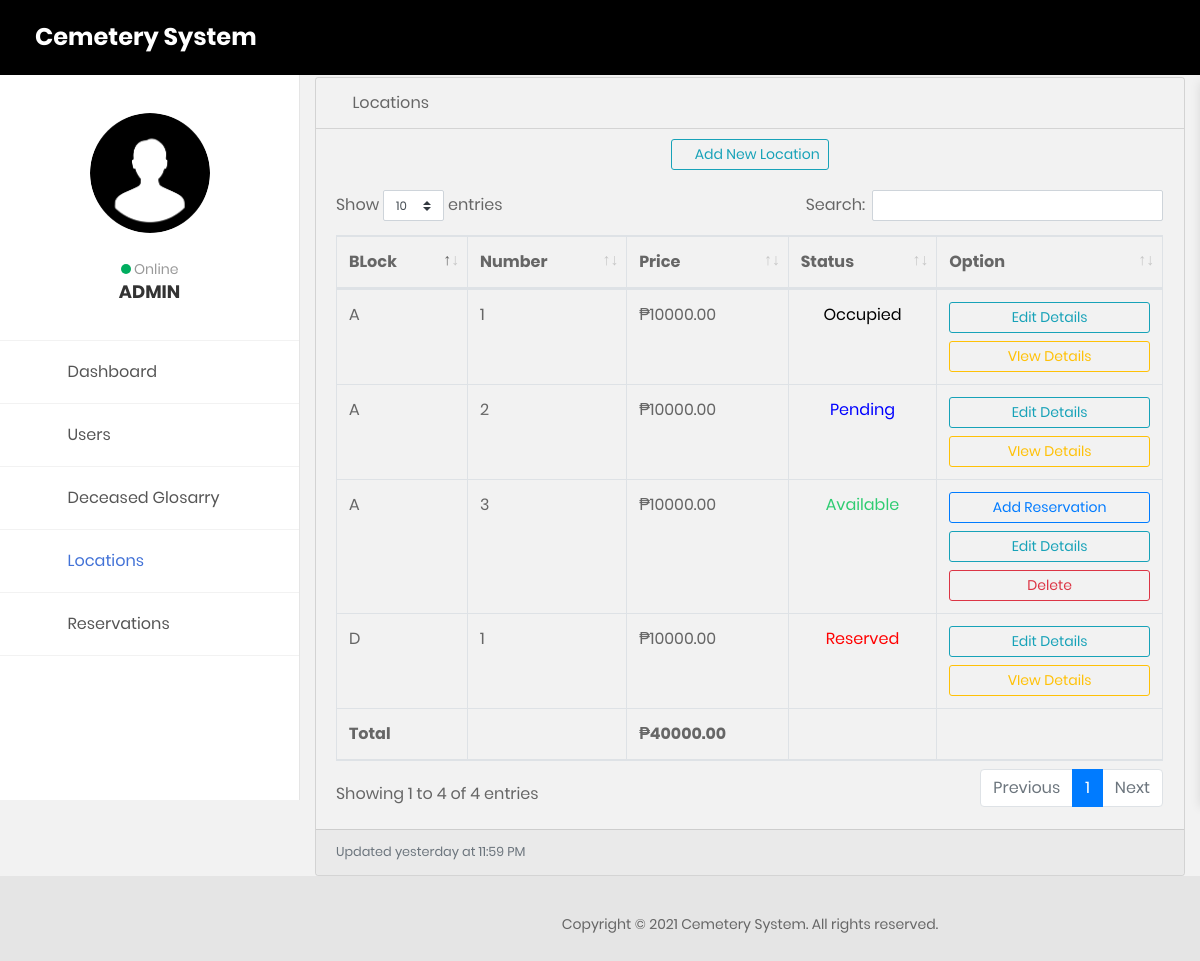
The page /admin/location.php (signed in) on the database its author committed.
### tables this page shows
CREATE TABLE `location` (
  `loc_id` int(11) NOT NULL,
  `block` text NOT NULL,
  `number` text NOT NULL,
  `price` float(10,2) NOT NULL,
  `status` text NOT NULL
);

### admin/location.php (the view, shortened to what this page needs)
<?php
  include('../functions/functions.php');
  $sql2 = "SELECT sum(price) AS total FROM location";
  $stmt2 = $db->query($sql2);
  $row1 = $stmt2->fetch_assoc();
?>
<!DOCTYPE html>
<html lang="en">
<head>
    <link href="css/font-face.css" rel="stylesheet" media="all">
    <link href="vendor/font-awesome-4.7/css/font-awesome.min.css" rel="stylesheet" media="all">
    <link href="vendor/font-awesome-5/css/fontawesome-all.min.css" rel="stylesheet" media="all">
    <link href="vendor/mdi-font/css/material-design-iconic-font.min.css" rel="stylesheet" media="all">
    <link href="vendor/bootstrap-4.1/bootstrap.min.css" rel="stylesheet" media="all">
    <link href="vendor/animsition/animsition.min.css" rel="stylesheet" media="all">
    <link href="vendor/bootstrap-progressbar/bootstrap-progressbar-3.3.4.min.css" rel="stylesheet" media="all">
    <link href="vendor/wow/animate.css" rel="stylesheet" media="all">
    <link href="vendor/css-hamburgers/hamburgers.min.css" rel="stylesheet" media="all">
    <link href="vendor/slick/slick.css" rel="stylesheet" media="all">
    <link href="vendor/select2/select2.min.css" rel="stylesheet" media="all">
    <link href="vendor/perfect-scrollbar/perfect-scrollbar.css" rel="stylesheet" media="all">
    <link href="vendor/vector-map/jqvmap.min.css" rel="stylesheet" media="all">
    <link href="css/theme.css" rel="stylesheet" media="all">
    <link href="css/badge2.css" rel="stylesheet" media="all">
    <link href="css/spanbadge.css" rel="stylesheet" media="all">
    <link href="../assets/vendor/datatables/dataTables.bootstrap4.css" rel="stylesheet">
</head>
<body class="animsition">
    <div class="page-wrapper">
        <aside class="menu-sidebar2">
            <div class="logo" style="background: black;">
                <a href="adminPanel.php">
                     <h3 class="name text-white">Cemetery System</h3>
                </a>
            </div>
            <div class="menu-sidebar2__content js-scrollbar1">
                <div class="account2">
                    <div class="image img-cir img-120">
                        <?php if($_SESSION['user']['photo'] != ""): ?>
                            <img src="../assets/images/<?php echo $_SESSION['user']['photo']; ?>"/>
                        <?php else: ?>
                            <img src="../assets/images/profile.png"/>
                        <?php endif; ?>
                    </div>
                    <a href="#" style="pointer-events: none;"><span class="dot dot--green"></span> Online</a>
                    <h4>ADMIN</h4>
                </div>
                <nav class="navbar-sidebar2">
                    <ul class="list-unstyled navbar__list">
                        <li>
                            <a href="adminPanel.php">
                            <i class="fas fa-tachometer-alt"></i>Dashboard</a>
                        </li>
                        <li class="has-sub">
                                <a class="js-arrow" href="#">
                                    <i class="fas fa-user-circle"></i>Users
                                    <span class="arrow">
                                        <i class="fas fa-angle-down"></i>
                                    </span>
                                </a>
                        </li>
                        <li>
                            <a href="deceasedGlosarry.php">
                            <i class="fas fa-book"></i>Deceased Glosarry</a>
                        </li>
                        <li class="active">
                            <a href="location.php">
                            <i class="fas fa-map-marker-alt"></i>Locations</a>
                        </li>
                        <li class="has-sub">
                                <a class="js-arrow" href="#">
                                    <i class="fas fa-table"></i>Reservations
                                    <span class="arrow">
                                        <i class="fas fa-angle-down"></i>
                                    </span>
                                </a>
                        </li>
                    </ul>
                </nav>
            </div>
        </aside>
        <div class="page-container2">
            <header class="header-desktop2" style="background: black">
                <div class="section__content section__content--p30">
                    <div class="container-fluid">
                        <div class="header-wrap2">
                            <div class="header-button2">
                                <div class="header-button-item js-item-menu">
                                     <i class="zmdi zmdi-email"></i>
                                </div>
                               <div class="header-button-item mr-0 js-sidebar-btn">
                                    <i class="zmdi zmdi-menu"></i>
                                </div>
                            </div>
                        </div>
                    </div>
                </div>
            </header>
            <section class="statistic">
            	<div class="container-fluid" style="margin-top: 20px; background: transparent;">
              <div class="card mb-3" style="background: transparent;">
                    <div class="card-header" style="background: transparent;">
                      <i class="fas fa-map-marker-alt"></i> Locations</div>
                      <center>
                          <a style="margin-top: 10px;" href="#" class="btn-sm btn btn-outline-info" data-toggle="modal" data-target="#staticModal"><i class="fas fa-plus"></i> Add New Location</a>
                      </center>
                    <div class="card-body" style="background: transparent;">
                      <div class="table-responsive" style="background: transparent;">
                        <?php
                          $query = "SELECT * FROM location ORDER BY `block` ASC";
                          $result = mysqli_query($db,$query);
                        ?>
                        <table class="table table-bordered" id="dataTable" width="100%" cellspacing="0" style="background: transparent;">
                          <thead>
                            <tr>
                              <th>BLock</th>
                              <th>Number</th>
                               <th>Price</th>
                              <th>Status</th>
                              <th>Option</th>
                            </tr>
                          </thead>
                          <tfoot>
                            <tr>
                              <th>Total</th>
                              <th></th>
                               <th>&#8369;<?php echo $row1["total"]; ?></th>
                              <th></th>
                              <th></th>
                            </tr>
                          </tfoot>
                          <tbody>
                            <?php
                            if($result){
                              while($res = mysqli_fetch_array($result)) {
                                echo "<tr>";
                                  echo "<td>".$res['block']."</td>";
                                  echo "<td>".$res['number']."</td>";
                                  echo "<td>&#8369;".$res['price']."</td>";
                                  if ($res['status']=='available') {
                                          echo "<td>
                                               <center>
                                                 <span style=\"color: #2ecc71; pointer-events: none;\">Available</span>
                                                </center>
                                              </td>";
                                          }else if ($res['status']=='occupied') {
                                            echo "<td>
                                               <center>
                                               <span style=\"color: black; pointer-events: none;\">Occupied</span>
                                               </center>
                                              </td>";
                                          }else if ($res['status']=='pending') {
                                            echo "<td>
                                               <center>
                                               <span style=\"color: blue; pointer-events: none\">Pending</span>
                                               </center>
                                              </td>";
                                          }else{
                                             echo "<td>
                                               <center>
                                               <span style=\"color: red; pointer-events: none\">Reserved</span>
                                               </center>
                                              </td>";
                                          }
                                        if ($res['status']=='available') {
                                            echo "<td>
                                                 <a class=\"btn btn-sm btn-outline-primary btn-block\" href=\"viewUser.php\">Add Reservation</a>
                                                  <a class=\"btn btn-sm btn-outline-info btn-block\" href=\"editLoc.php?loc_id=$res[loc_id]\">Edit Details</a>
                                                 <a class=\"btn btn-sm btn-outline-danger btn-block\" href=\"deleteLocation.php?loc_id=$res[loc_id]\" onClick=\"return confirm('Are you sure that you want to delete this location details?' )\">Delete</a>
                                              </td>";
                                          }else{
                                             echo "<td>
                                               <a class=\"btn btn-sm btn-outline-info btn-block\" href=\"editLoc.php?loc_id=$res[loc_id]\">Edit Details</a>
                                                 <a class=\"btn btn-sm btn-outline-warning btn-block\" href=\"viewLocDetails.php?loc_id=$res[loc_id]\">VIew Details</a>
                                              </td>";
                                          }
                                 echo "</tr>";
                              }
                            }?>
                          </tbody>
                        </table>
                      </div>
                    </div>
                    <div class="card-footer small text-muted">Updated yesterday at 11:59 PM</div>
                  </div>
              </div>
            </section>
        </div>
            <footer class="sticky-footer" style="height: 20px;">
              <div class="container my-auto">
                <div class="copyright text-center my-auto">
                  <p style="margin-left: 300px;">Copyright © 2021 Cemetery System. All rights reserved.</p>
                </div>
              </div>
            </footer>
    </div>
</body>
</html>

### rows shown on the page
location: block "A", number "1", price "10000.00", status "Occupied"
location: block "A", number "2", price "10000.00", status "Pending"
location: block "A", number "3", price "10000.00", status "Available"
location: block "D", number "1", price "10000.00", status "Reserved"

### other values the page prints
$row1["total"] "40000.00"
